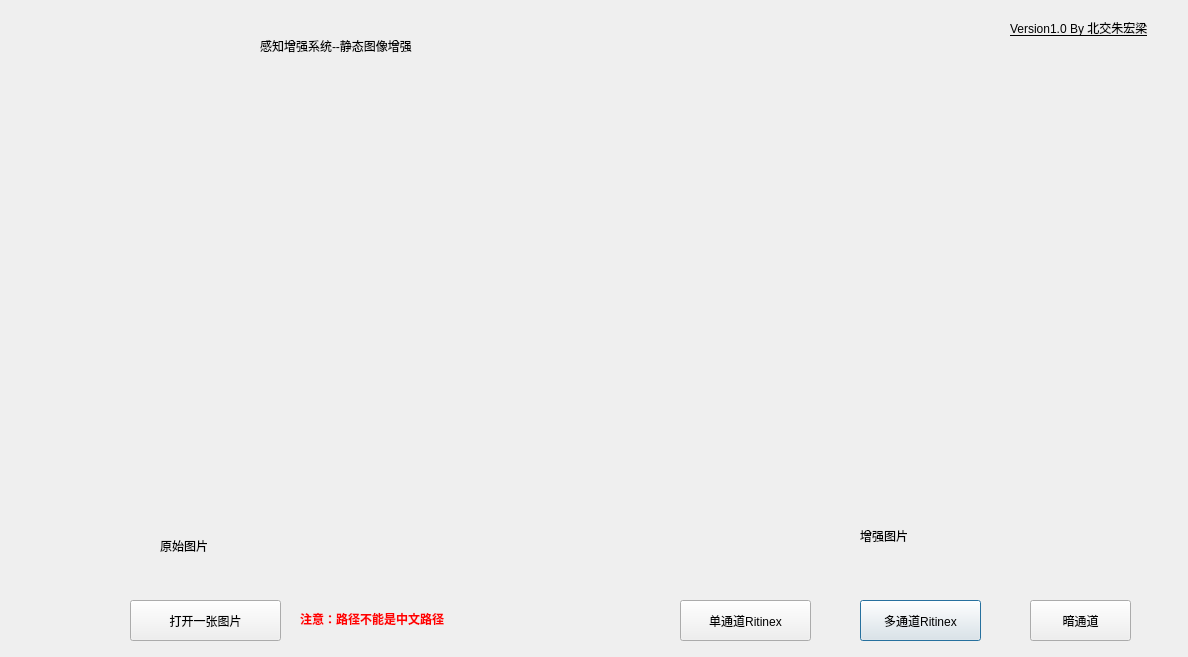
<?xml version="1.0" encoding="UTF-8"?>
<ui version="4.0">
 <class>Dialog</class>
 <widget class="QDialog" name="Dialog">
  <property name="geometry">
   <rect>
    <x>0</x>
    <y>0</y>
    <width>1188</width>
    <height>657</height>
   </rect>
  </property>
  <property name="windowTitle">
   <string>北交视觉实践-图像增强</string>
  </property>
  <widget class="QLabel" name="lblOriginal">
   <property name="geometry">
    <rect>
     <x>30</x>
     <y>80</y>
     <width>541</width>
     <height>431</height>
    </rect>
   </property>
   <property name="mouseTracking">
    <bool>true</bool>
   </property>
   <property name="autoFillBackground">
    <bool>true</bool>
   </property>
   <property name="text">
    <string/>
   </property>
  </widget>
  <widget class="QLabel" name="lblProcessed">
   <property name="geometry">
    <rect>
     <x>610</x>
     <y>80</y>
     <width>541</width>
     <height>431</height>
    </rect>
   </property>
   <property name="autoFillBackground">
    <bool>true</bool>
   </property>
   <property name="frameShadow">
    <enum>QFrame::Sunken</enum>
   </property>
   <property name="text">
    <string/>
   </property>
  </widget>
  <widget class="QPushButton" name="ritnex">
   <property name="geometry">
    <rect>
     <x>860</x>
     <y>600</y>
     <width>121</width>
     <height>41</height>
    </rect>
   </property>
   <property name="text">
    <string>多通道Ritinex</string>
   </property>
  </widget>
  <widget class="QPushButton" name="dark">
   <property name="geometry">
    <rect>
     <x>1030</x>
     <y>600</y>
     <width>101</width>
     <height>41</height>
    </rect>
   </property>
   <property name="text">
    <string>暗通道</string>
   </property>
  </widget>
  <widget class="QPushButton" name="btnOpenImage">
   <property name="geometry">
    <rect>
     <x>130</x>
     <y>600</y>
     <width>151</width>
     <height>41</height>
    </rect>
   </property>
   <property name="styleSheet">
    <string notr="true">font: 14pt &quot;宋体&quot;;</string>
   </property>
   <property name="text">
    <string>打开一张图片</string>
   </property>
  </widget>
  <widget class="QLabel" name="label">
   <property name="geometry">
    <rect>
     <x>260</x>
     <y>10</y>
     <width>641</width>
     <height>71</height>
    </rect>
   </property>
   <property name="styleSheet">
    <string notr="true">font: 36pt &quot;华文隶书&quot;;</string>
   </property>
   <property name="text">
    <string>感知增强系统--静态图像增强</string>
   </property>
  </widget>
  <widget class="QPushButton" name="Sritnex">
   <property name="geometry">
    <rect>
     <x>680</x>
     <y>600</y>
     <width>131</width>
     <height>41</height>
    </rect>
   </property>
   <property name="text">
    <string>单通道Ritinex</string>
   </property>
  </widget>
  <widget class="QLabel" name="label_2">
   <property name="geometry">
    <rect>
     <x>160</x>
     <y>530</y>
     <width>91</width>
     <height>31</height>
    </rect>
   </property>
   <property name="styleSheet">
    <string notr="true">font: 12pt &quot;幼圆&quot;;</string>
   </property>
   <property name="text">
    <string>原始图片</string>
   </property>
  </widget>
  <widget class="QLabel" name="label_3">
   <property name="geometry">
    <rect>
     <x>860</x>
     <y>520</y>
     <width>91</width>
     <height>31</height>
    </rect>
   </property>
   <property name="styleSheet">
    <string notr="true">font: 12pt &quot;幼圆&quot;;</string>
   </property>
   <property name="text">
    <string>增强图片</string>
   </property>
  </widget>
  <widget class="QLabel" name="label_4">
   <property name="geometry">
    <rect>
     <x>1010</x>
     <y>20</y>
     <width>171</width>
     <height>16</height>
    </rect>
   </property>
   <property name="styleSheet">
    <string notr="true">font: 10pt &quot;黑体&quot;;
text-decoration: underline;</string>
   </property>
   <property name="text">
    <string>Version1.0 By 北交朱宏梁</string>
   </property>
  </widget>
  <widget class="QLabel" name="label_5">
   <property name="geometry">
    <rect>
     <x>300</x>
     <y>610</y>
     <width>191</width>
     <height>16</height>
    </rect>
   </property>
   <property name="styleSheet">
    <string notr="true">
font: 10pt &quot;黑体&quot;;</string>
   </property>
   <property name="text">
    <string>&lt;html&gt;&lt;head/&gt;&lt;body&gt;&lt;p&gt;&lt;span style=&quot; font-weight:600; color:red&quot;&gt;注意：路径不能是中文路径&lt;/span&gt;&lt;/p&gt;&lt;/body&gt;&lt;/html&gt;</string>
   </property>
  </widget>
 </widget>
 <resources/>
 <connections/>
</ui>
